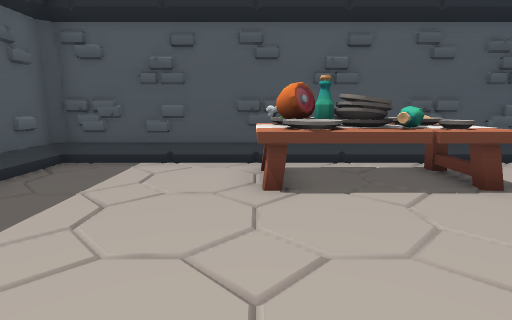
view 1 (above)

12 first-person views from a walk through a level from a Godot 3-D game. The camera is 1.3 m above the floor, tilts 10° down and sees 80° across. The floor is counted in squares, 1 m on a side. Each view is taken from the middle of a square. On the plan, view 1 faces up. The plan holds only what a view shows up to about 14 squares ahead; the rest is blank.

view 2
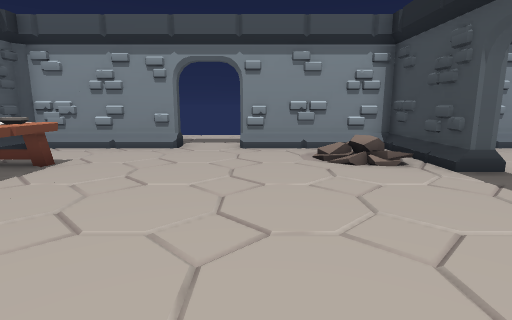

view 3
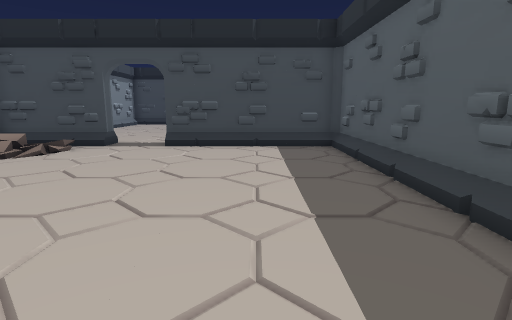

view 4
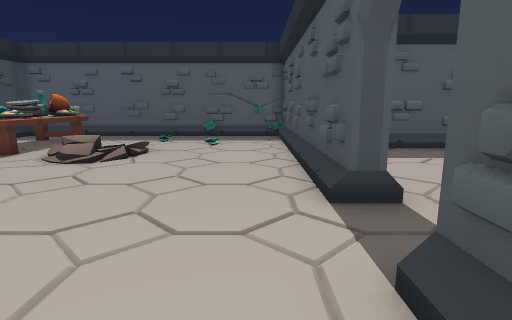

view 5
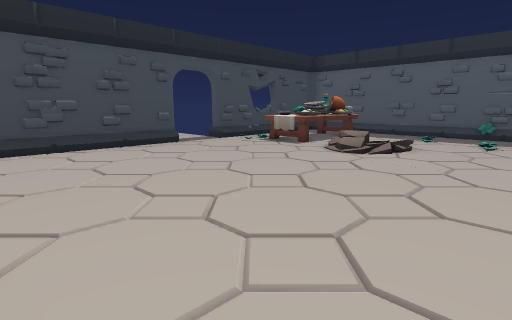

view 6
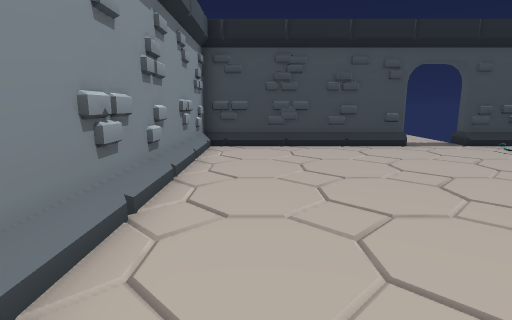

view 7
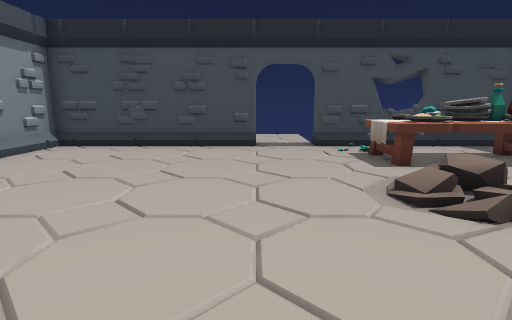

view 8
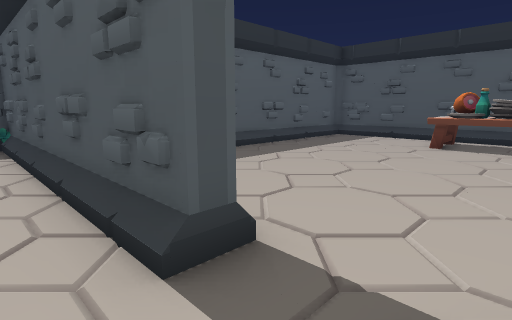

view 9
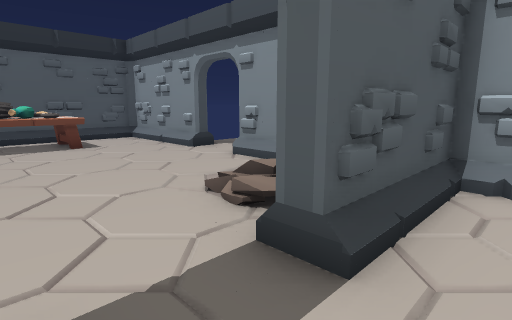

view 10
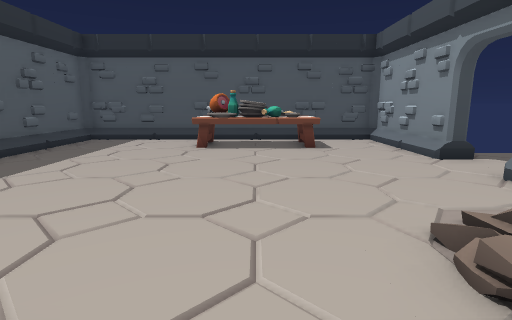

view 11
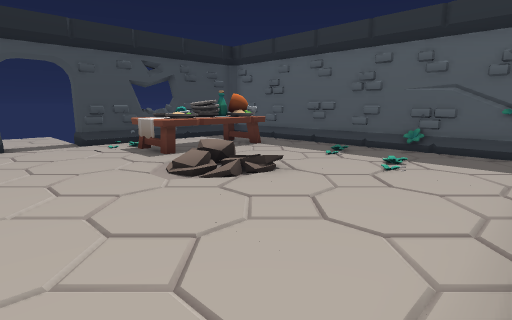

view 12
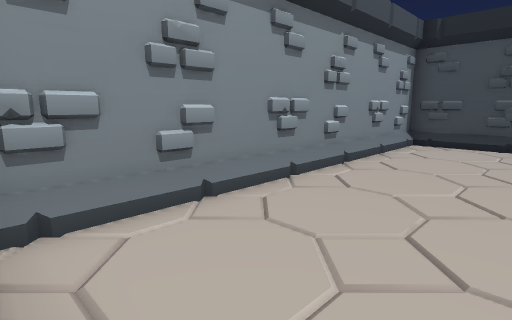

### Floor plan
Key: @ floor where view 1 was taken; # wall or solid block; . floor; / step, stairs or slope; = window, fence, low wall or low ledge; ^ raised ledge.
Columns run from 9 left of view 1 to 10 right of it. Each row starts with its distance up from view 1.
  8      #####   ###
  7     ##...#####.##
  6     #....^^^^^..#
  5     #....^^^^^..#
  4     #...........#
  3     #...........#...
  2     #...............
  1     #...............
  0     #....@......#
 -1     #........../#
 -2     #........///#
 -3     #........///#
 -4  #########/.#####
 -5 ##/////////....##
 -6 #...............#
 -7 #...............#
 -8 #...............#
 -9 #....//.........#
-10 #....///........#
-11 #....//.........#
-12 #...............#
-13 #.^^^^^.........#
-14 #.^^^^^.........#
-15 #...............#
-16 ####=##..########
-17    #####..
-18         ..
-19         ..
-20         ..

Positions as (right, up) in squares from view 1, and headings:
1: (0, 0), facing up
2: (-3, 0), facing right
3: (-2, 6), facing down
4: (5, -6), facing left
5: (6, -6), facing down-left
6: (5, -6), facing down
7: (0, -6), facing down
8: (3, -6), facing up-left
9: (1, -6), facing up-right
10: (2, -5), facing up
11: (1, -5), facing down-left
12: (3, -5), facing down-right
